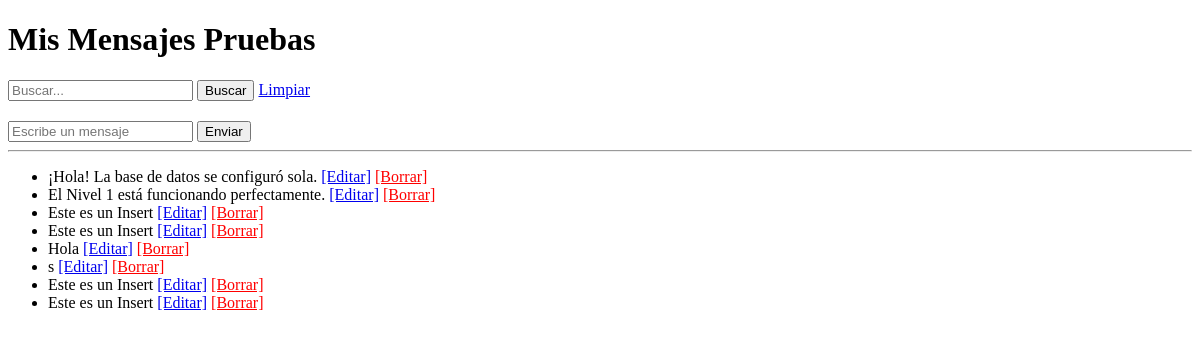
Before: / with the older database file.
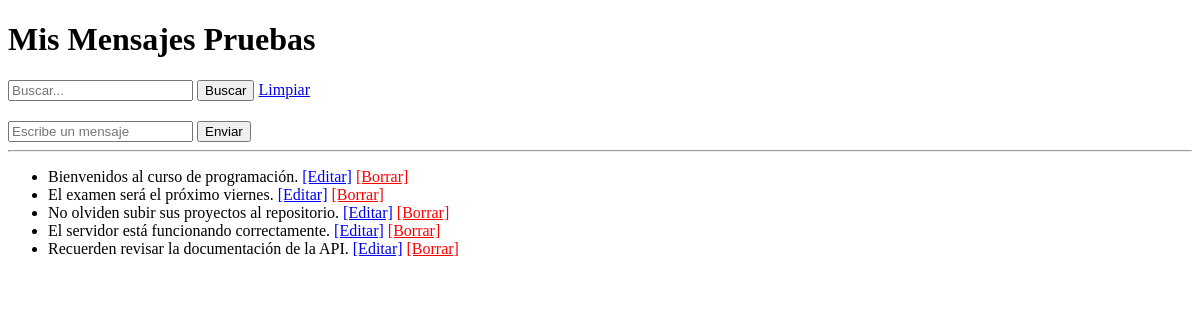
After: the same page with the newer database file.
### tables this page shows
CREATE TABLE `mensajes` (
  `id` int(11) NOT NULL AUTO_INCREMENT,
  `texto` varchar(100) DEFAULT NULL,
  PRIMARY KEY (`id`)
);

### src/Database.php (called while the page is built)
<?php
class Database {
    private static $instance = null;
    public static function getConnection() {
        if (self::$instance === null) {
            $host = 'db';
            $db   = getenv('DB_NAME') ?: 'laboratorio_db';
            $user = getenv('DB_USER') ?: 'root';
            $pass = getenv('DB_PASS') ?: 'rootpassword';
            try {
                self::$instance = new PDO("mysql:host=$host;dbname=$db", $user, $pass);
                self::$instance->setAttribute(PDO::ATTR_ERRMODE, PDO::ERRMODE_EXCEPTION);
            } catch (PDOException $e) {
                die("Error de conexión: " . $e->getMessage());
            }
        }
        return self::$instance;
    }
}

### src/MensajeManager.php (called while the page is built, shortened)
<?php
require_once 'Database.php';
class MensajeManager {
    private $pdo;
    public function __construct() {
        $this->pdo = Database::getConnection();
    }
    public function obtenerTodos($busqueda = '') {
        $sql = "SELECT id, texto FROM mensajes WHERE texto LIKE :busqueda";
        $stmt = $this->pdo->prepare($sql);
        $stmt->execute(['busqueda' => "%$busqueda%"]);
        return $stmt->fetchAll(PDO::FETCH_ASSOC);
    }
}

### src/index.php (the view, shortened to what this page needs)
<?php
require_once 'MensajeManager.php';
$manager = new MensajeManager();
$busqueda = $_GET['buscar'] ?? '';
$mensajes = $manager->obtenerTodos($busqueda);
?>
<!DOCTYPE html>
<html>
<head>
</head>
<body>
    <h1>Mis Mensajes Pruebas</h1>
    <form method="GET" style="margin-bottom: 20px;">
        <input type="text" name="buscar" value="<?= htmlspecialchars($busqueda) ?>" placeholder="Buscar...">
        <button type="submit">Buscar</button>
        <a href="index.php">Limpiar</a>
    </form>
    <form method="POST">
        <input type="text" name="mensaje" placeholder="Escribe un mensaje" required>
        <button type="submit">Enviar</button>
    </form>
    <hr>
    <ul>
        <?php foreach ($mensajes as $m): ?>
            <li>
                <?= htmlspecialchars($m['texto']) ?>
                <a href="editar.php?id=<?= $m['id'] ?>">[Editar]</a>
                <a href="borrar.php?id=<?= $m['id'] ?>" onclick="return confirm('¿Seguro?');" style="color:red;">[Borrar]</a>
            </li>
        <?php endforeach; ?>
    </ul>
</body>
</html>

Changed rows visible on the page:
removed mensajes: texto "s"
removed mensajes: texto "Este es un Insert"
removed mensajes: texto "Este es un Insert"
changed mensajes: texto "¡Hola! La base de datos se configuró sola." → "Bienvenidos al curso de programación."
changed mensajes: texto "El Nivel 1 está funcionando perfectamente." → "El examen será el próximo viernes."
changed mensajes: texto "Este es un Insert" → "No olviden subir sus proyectos al repositorio."
changed mensajes: texto "Este es un Insert" → "El servidor está funcionando correctamente."
changed mensajes: texto "Hola" → "Recuerden revisar la documentación de la API."
